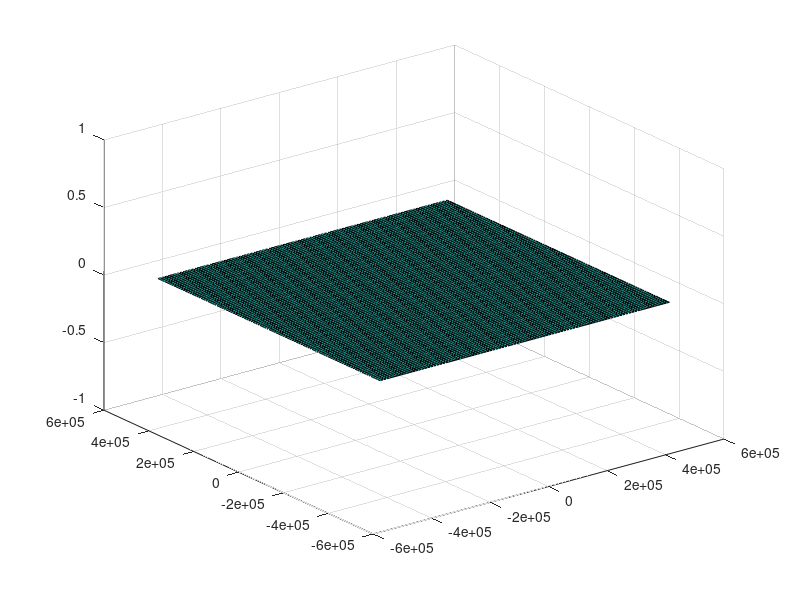

The MATLAB source for this figure: (Note: this script raises an error after producing the figure.)
%% time stamping code
% g3 integration
% Clark Nov to Jan 2020

clear all;
tic

%hist settings
%change these as required- bin size, offset, searching time
t_max=5e5; %time in ps=1ms for searching function
d_bin=100;
bin_size=50*d_bin; %in ps
%t_offset=2.5e6 - bin_size; bunched
t_offset=0;%1.5e6 - bin_size; %antibunched
bins=round(t_max/bin_size);
%full range
histrange=linspace(-t_max,t_max,bins);
N1=zeros(1,length(histrange)-1);
N2=zeros(1,length(histrange)-1);
N3=zeros(length(histrange)-1,length(histrange)-1);
%set up plots
%full range plot
% will have to use surf or contour?
%pick a reference channel - eg C1 - and plot dx=dt(C1-C2), dy=dt(C1-C3)
h=surf(histrange(1:length(N3)),histrange(1:length(N3)),N3);


%% read in files
%get file parameters such as count rate, number of events
%enter file name here
fileName1='0518_0.9V_100k_10min_C1.bin';
fileName2='0518_0.9V_100k_10min_C2.bin';
fileName3='0518_0.9V_100k_10min_C4.bin';
%channel 1
fid1 = fopen(fileName1,'r+');
fseek(fid1,-8,'eof');%go to end of file
last1=fread(fid1,8,'uint64');
events1= ftell(fid1)/8; %total events
rate1=events1/last1; %channel rate
t1=(1/rate1); %average spacing of events in channel
tlast1=last1-t1; %the final event in channel
%channel 2
fid2=fopen(fileName2,'r+');
fseek(fid2,-8,'eof');
last2=fread(fid2,8,'uint64');
events2=ftell(fid2)/8; %total events
rate2=events2/last2; %channel rate
t2=(1/rate2); %average spacing of events in channel
tlast2=last2-t2; %the final event in channel
tdif=tlast2-tlast1; %the difference in time between final events in each channel
%channel 3
fid3 = fopen(fileName3,'r+');
fseek(fid3,-8,'eof');%go to end of file
last3=fread(fid3,8,'uint64');
events3= ftell(fid3)/8; %total events
rate3=events3/last3; %channel rate
t3=(1/rate3); %average spacing of events in channel
tlast3=last3-t3; %the final event in channel

%initialise arrays
%specify chunk length to read in to workspace from file
%5e4 recommended
chunk_factor=5e4; 
chunk1=(events1/chunk_factor);
chunk2=(events2/chunk_factor);
chunk3=(events3/chunk_factor);
precision = 'uint64';
chunk_plot=chunk_factor*1e3;
N_exp=zeros(chunk_factor,1);
co_exp=zeros(chunk_factor,1);
t_int=zeros(chunk_factor,1);


%return to beginning of file for reading chunks
fseek(fid1,0,'bof');
fseek(fid2,0,'bof');
fseek(fid3,0,'bof');

for i1=1:chunk_factor
    %read in chunks of each file
    d_array1=fread(fid1,chunk1,'uint64');
    d_array2=fread(fid2,chunk2,'uint64');% - t_offset;
    d_array3=fread(fid3,chunk3,'uint64');
    %% find correlations
    %cut down channel 1 by removing first and last t_max events
    st=min(d_array1) + t_max;
    fin=max(d_array1) - t_max;
    indices=find(d_array1>st & d_array1<fin);
    ind=length(indices);
    %initialise arrays
    dt12_array=NaN(ind,2000); %preallocate dt for speed
    dt13_array=NaN(ind,2000);
    dt_pair=NaN(ind*100,2);
    %dt123_array=NaN(ind,2000);
    i123=0;
    for i2=1:ind
        here=indices(i2); %find index value of this iteration
        now=d_array1(here); %find time value of this index
        hi=now + (2*t_max); %set upper bound
        lo=now - (2*t_max); %set lower bound
        %search in next channel using find
        match2 = find(d_array2<hi & d_array2>lo);
        if isempty(match2) == false
            dt12=d_array2(match2) - now;
            dt12_array(i2,1:length(dt12))=dt12;
        end
        match3 = find(d_array3<hi & d_array3>lo);
        if isempty(match3) == false
            dt13=d_array3(match3) - now;
            dt13_array(i2,1:length(dt13))=dt13;
        end
        row12=dt12_array(i2,:);
        i3=length(row12);
        row13=dt13_array(i2,:);
        i4=length(row13);
        row123=i3*i4;
        
        for i12=1:i3
            for i13=1:i4
                i123=i123+1;
                dt_pair(i123,1)=dt12_array(i2,i12);
                dt_pair(i123,2)=dt13_array(i2,i13);
            %dt123_array(i2,i12*i13)=dt12_array(i2,i12)-dt13_array(i2,i13);
            end
        end
    end
    
    %count data
    [n1, histrange]= histcounts(dt12_array,histrange);%create histogram of pairs file- this command is a bottleneck on program speed, non linear with 'edges' size
    N1= N1+n1;
    [n2,histrange]=histcounts(dt13_array,histrange);
    N2=N2+n2;
    
    [n3,histrange,histrange]=histcounts2(dt_pair(:,1),dt_pair(:,2));
    for i3=1:length(histrange)-1 %column iterator
        for i4=1:length(histrange)-1 %row iterator
            N3(i4,i3)=N3(i4,i3)+n3(i4,i3);
        end
    end
   
    %% update plot
    i3=mod(i1,round(chunk_plot/chunk_factor));
    if i3==0%only update plot every time chunk_plot_size has been processed- faster
        h.ZDataSource = 'n3';
        refreshdata;
        shg;
    end
    
    T2=isempty(d_array2);
    T3=isempty(d_array3);
    
    if T2 == 1 | T3 == 1
        break
    
    elseif T2 == 0 || T3 == 0
        grad2 = ftell(fid2)/max(d_array2);%gradient of fid2_file_pos at end of this chunk/channel2(time)
        new_posn_2 = 8*round(max(d_array1)*grad2/8);%each timestamp has 8 bytes so find time to nearest 8 units
        fseek(fid2,new_posn_2,'bof');%move file current position to new_posn_B
        grad3=ftell(fid3)/max(d_array3);
        new_posn_3=8*round(max(d_array2)*grad2/8);
        fseek(fid3,new_posn_3,'bof');
    end
    
   
end

% fullfileName=fullfile(fileDir,'N12.dat');
% dlmwrite(fullfileName,N1,'-append');
% fullfileName=fullfile(fileDir,'N13.dat');
% dlmwrite(fullfileName,N2,'-append');
    
fclose('all');
toc


%dtsize(i2)=length(dt1); %size of dt array
    %mini(i2)=min(abs(dt1)); %minimum dt
    %this needs to work such that t12 t13 are same size
    %rather than reinvent hist2, reinvent this calculation step
    
    %remove nans
    %dt_plt12=dt12_array(dt12_array~=0);
    %dt_plt13=dt13_array(dt13_array~=0);
    
    


    %write data to files
%     fileDir= 'C:\Users\rache\Documents\Uni\postgrad\MATLAB';
%     fullfileName=fullfile(fileDir,'dt12.dat');
%     dlmwrite(fullfileName,dt_plt12,'-append');
%     fullfileName=fullfile(fileDir,'dt13.dat');
%     dlmwrite(fullfileName,dt_plt13,'-append');


%     for i3=1:length(histrange)-1 %column iterator
%         for i4=1:length(histrange)-1 %row iterator
%             pos1=N1(i4); %N1 = C1-C2, N2 = C1-C3
%             pos2=N2(i3); %row needs to be C1-C2, column C1-C3
%             if pos1~=0 && pos2~=0
%                 N3(i4,i3)=N1(i4)+N2(i3);
%             end
%         end
%     end
